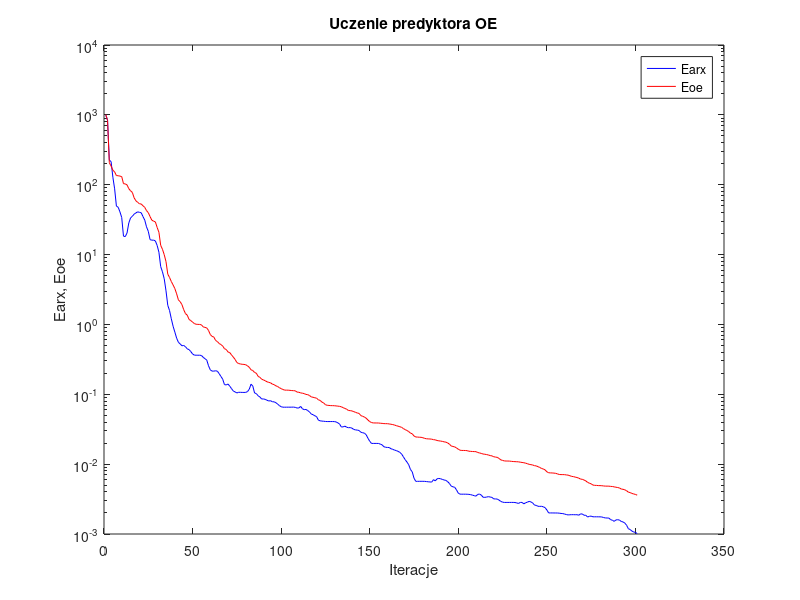
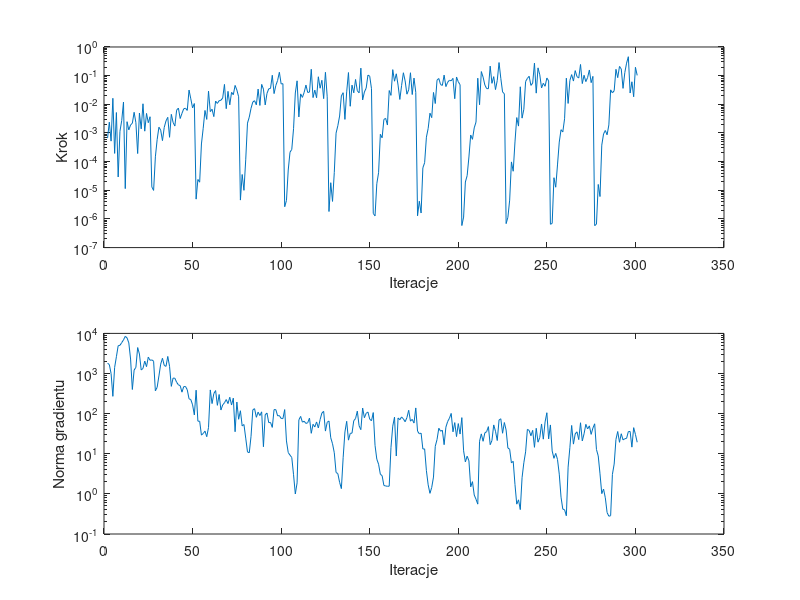

Write MATLAB code to recreate these figures, in order.
%uczenie predyktora oe
clear all;
n=0; farx(n+1)=9.937219e+002; foe(n+1)=1.009688e+003; wspucz(n+1)=0.000000e+000; ng(n+1)=0.000000e+000;
%odnowa zmiennej metryki
n=1; farx(n+1)=8.441085e+002; foe(n+1)=8.328775e+002; krok(n+1)=6.603743e-004; ng(n+1)=1.811685e+003;
n=2; farx(n+1)=2.250480e+002; foe(n+1)=2.064301e+002; krok(n+1)=2.380740e-003; ng(n+1)=1.669693e+003;
n=3; farx(n+1)=2.143963e+002; foe(n+1)=1.848720e+002; krok(n+1)=5.188110e-004; ng(n+1)=9.968890e+002;
n=4; farx(n+1)=1.282530e+002; foe(n+1)=1.615334e+002; krok(n+1)=1.622219e-002; ng(n+1)=2.700245e+002;
n=5; farx(n+1)=8.732572e+001; foe(n+1)=1.527001e+002; krok(n+1)=1.935432e-004; ng(n+1)=1.420603e+003;
n=6; farx(n+1)=4.942945e+001; foe(n+1)=1.350689e+002; krok(n+1)=5.162776e-003; ng(n+1)=2.623456e+003;
n=7; farx(n+1)=4.761222e+001; foe(n+1)=1.345635e+002; krok(n+1)=2.911585e-005; ng(n+1)=4.931625e+003;
n=8; farx(n+1)=4.089135e+001; foe(n+1)=1.328051e+002; krok(n+1)=1.140915e-003; ng(n+1)=5.034799e+003;
n=9; farx(n+1)=3.394142e+001; foe(n+1)=1.307232e+002; krok(n+1)=2.701093e-003; ng(n+1)=5.883050e+003;
n=10; farx(n+1)=1.835821e+001; foe(n+1)=1.034397e+002; krok(n+1)=1.199953e-002; ng(n+1)=6.891147e+003;
n=11; farx(n+1)=1.807452e+001; foe(n+1)=1.028017e+002; krok(n+1)=1.142512e-005; ng(n+1)=8.438484e+003;
n=12; farx(n+1)=2.038132e+001; foe(n+1)=9.945066e+001; krok(n+1)=2.472310e-003; ng(n+1)=7.747745e+003;
n=13; farx(n+1)=2.834682e+001; foe(n+1)=8.772831e+001; krok(n+1)=1.279942e-003; ng(n+1)=5.809043e+003;
n=14; farx(n+1)=3.350909e+001; foe(n+1)=8.173285e+001; krok(n+1)=1.899828e-003; ng(n+1)=2.299072e+003;
n=15; farx(n+1)=3.532051e+001; foe(n+1)=7.760751e+001; krok(n+1)=2.187783e-003; ng(n+1)=3.995632e+002;
n=16; farx(n+1)=3.789782e+001; foe(n+1)=6.499675e+001; krok(n+1)=5.269205e-003; ng(n+1)=1.216247e+003;
n=17; farx(n+1)=3.949008e+001; foe(n+1)=5.888323e+001; krok(n+1)=2.281831e-003; ng(n+1)=1.425553e+003;
n=18; farx(n+1)=4.089494e+001; foe(n+1)=5.597633e+001; krok(n+1)=1.915864e-004; ng(n+1)=4.435696e+003;
n=19; farx(n+1)=4.022860e+001; foe(n+1)=5.338217e+001; krok(n+1)=4.964322e-003; ng(n+1)=3.060717e+003;
n=20; farx(n+1)=3.969975e+001; foe(n+1)=5.298697e+001; krok(n+1)=1.389400e-003; ng(n+1)=1.225292e+003;
n=21; farx(n+1)=3.501462e+001; foe(n+1)=4.999390e+001; krok(n+1)=1.042882e-002; ng(n+1)=1.340625e+003;
n=22; farx(n+1)=3.114538e+001; foe(n+1)=4.738334e+001; krok(n+1)=1.155113e-003; ng(n+1)=2.039252e+003;
n=23; farx(n+1)=2.495372e+001; foe(n+1)=4.259599e+001; krok(n+1)=4.809146e-003; ng(n+1)=1.481109e+003;
n=24; farx(n+1)=2.153351e+001; foe(n+1)=3.976895e+001; krok(n+1)=2.281831e-003; ng(n+1)=2.560214e+003;
n=25; farx(n+1)=1.637699e+001; foe(n+1)=3.500139e+001; krok(n+1)=3.683227e-003; ng(n+1)=2.133458e+003;
%odnowa zmiennej metryki
n=26; farx(n+1)=1.605597e+001; foe(n+1)=3.106862e+001; krok(n+1)=1.308479e-005; ng(n+1)=2.186527e+003;
n=27; farx(n+1)=1.611800e+001; foe(n+1)=3.007933e+001; krok(n+1)=9.888364e-006; ng(n+1)=2.027829e+003;
n=28; farx(n+1)=1.566514e+001; foe(n+1)=2.934279e+001; krok(n+1)=1.471357e-004; ng(n+1)=3.699662e+002;
n=29; farx(n+1)=1.353081e+001; foe(n+1)=2.446648e+001; krok(n+1)=5.861582e-004; ng(n+1)=4.523461e+002;
n=30; farx(n+1)=1.080338e+001; foe(n+1)=2.086531e+001; krok(n+1)=1.587460e-003; ng(n+1)=8.698931e+002;
n=31; farx(n+1)=6.726999e+000; foe(n+1)=1.355143e+001; krok(n+1)=1.255187e-003; ng(n+1)=1.713940e+003;
n=32; farx(n+1)=5.661469e+000; foe(n+1)=1.190097e+001; krok(n+1)=5.405350e-004; ng(n+1)=2.399085e+003;
n=33; farx(n+1)=4.499120e+000; foe(n+1)=9.963165e+000; krok(n+1)=1.561071e-003; ng(n+1)=1.597456e+003;
n=34; farx(n+1)=3.027788e+000; foe(n+1)=7.923566e+000; krok(n+1)=2.641497e-003; ng(n+1)=1.504143e+003;
n=35; farx(n+1)=1.876189e+000; foe(n+1)=5.247566e+000; krok(n+1)=3.514634e-003; ng(n+1)=2.664958e+003;
n=36; farx(n+1)=1.579828e+000; foe(n+1)=4.700234e+000; krok(n+1)=7.059341e-004; ng(n+1)=1.510570e+003;
n=37; farx(n+1)=1.203982e+000; foe(n+1)=4.113154e+000; krok(n+1)=4.464645e-003; ng(n+1)=4.783353e+002;
n=38; farx(n+1)=9.422000e-001; foe(n+1)=3.677419e+000; krok(n+1)=2.336140e-003; ng(n+1)=7.709780e+002;
n=39; farx(n+1)=7.756006e-001; foe(n+1)=3.257425e+000; krok(n+1)=1.742611e-003; ng(n+1)=7.607802e+002;
n=40; farx(n+1)=6.364058e-001; foe(n+1)=2.744137e+000; krok(n+1)=6.255325e-003; ng(n+1)=6.062596e+002;
n=41; farx(n+1)=5.548363e-001; foe(n+1)=2.246509e+000; krok(n+1)=7.385876e-003; ng(n+1)=5.214549e+002;
n=42; farx(n+1)=5.259981e-001; foe(n+1)=2.113926e+000; krok(n+1)=3.190066e-003; ng(n+1)=4.988701e+002;
n=43; farx(n+1)=4.949801e-001; foe(n+1)=1.921772e+000; krok(n+1)=4.809146e-003; ng(n+1)=3.429355e+002;
n=44; farx(n+1)=4.999243e-001; foe(n+1)=1.625249e+000; krok(n+1)=6.970444e-003; ng(n+1)=4.704425e+002;
n=45; farx(n+1)=4.794186e-001; foe(n+1)=1.427249e+000; krok(n+1)=7.314625e-003; ng(n+1)=4.747580e+002;
n=46; farx(n+1)=4.470840e-001; foe(n+1)=1.357833e+000; krok(n+1)=6.118798e-003; ng(n+1)=3.942406e+002;
n=47; farx(n+1)=4.359662e-001; foe(n+1)=1.180018e+000; krok(n+1)=3.136297e-002; ng(n+1)=2.342723e+002;
n=48; farx(n+1)=4.087786e-001; foe(n+1)=1.134020e+000; krok(n+1)=1.552269e-002; ng(n+1)=2.241612e+002;
n=49; farx(n+1)=3.775343e-001; foe(n+1)=1.078498e+000; krok(n+1)=7.496795e-003; ng(n+1)=1.660786e+002;
n=50; farx(n+1)=3.637680e-001; foe(n+1)=1.030364e+000; krok(n+1)=1.064021e-002; ng(n+1)=9.279951e+001;
%odnowa zmiennej metryki
n=51; farx(n+1)=3.625954e-001; foe(n+1)=1.005368e+000; krok(n+1)=4.910098e-006; ng(n+1)=3.841104e+002;
n=52; farx(n+1)=3.622520e-001; foe(n+1)=1.002071e+000; krok(n+1)=2.382783e-005; ng(n+1)=6.481860e+001;
n=53; farx(n+1)=3.626946e-001; foe(n+1)=9.994298e-001; krok(n+1)=1.917379e-005; ng(n+1)=6.478327e+001;
n=54; farx(n+1)=3.593040e-001; foe(n+1)=9.869689e-001; krok(n+1)=4.129769e-004; ng(n+1)=2.912803e+001;
n=55; farx(n+1)=3.381574e-001; foe(n+1)=9.227949e-001; krok(n+1)=1.460933e-003; ng(n+1)=3.193810e+001;
n=56; farx(n+1)=3.235078e-001; foe(n+1)=9.075529e-001; krok(n+1)=6.100588e-003; ng(n+1)=3.672170e+001;
n=57; farx(n+1)=3.086301e-001; foe(n+1)=8.911608e-001; krok(n+1)=2.973498e-003; ng(n+1)=2.660465e+001;
n=58; farx(n+1)=2.560857e-001; foe(n+1)=8.204201e-001; krok(n+1)=2.876670e-002; ng(n+1)=4.522634e+001;
n=59; farx(n+1)=2.240235e-001; foe(n+1)=7.174498e-001; krok(n+1)=5.548179e-003; ng(n+1)=3.898172e+002;
n=60; farx(n+1)=2.146427e-001; foe(n+1)=6.741482e-001; krok(n+1)=6.727259e-003; ng(n+1)=1.781086e+002;
n=61; farx(n+1)=2.145416e-001; foe(n+1)=6.598171e-001; krok(n+1)=3.715831e-003; ng(n+1)=3.164138e+002;
n=62; farx(n+1)=2.173088e-001; foe(n+1)=5.898458e-001; krok(n+1)=1.296098e-002; ng(n+1)=3.762146e+002;
n=63; farx(n+1)=2.141001e-001; foe(n+1)=5.683168e-001; krok(n+1)=1.071441e-002; ng(n+1)=1.611281e+002;
n=64; farx(n+1)=1.976466e-001; foe(n+1)=5.333632e-001; krok(n+1)=1.339882e-002; ng(n+1)=2.999555e+002;
n=65; farx(n+1)=1.801592e-001; foe(n+1)=5.149243e-001; krok(n+1)=1.381076e-002; ng(n+1)=1.230726e+002;
n=66; farx(n+1)=1.646749e-001; foe(n+1)=4.908511e-001; krok(n+1)=1.660195e-002; ng(n+1)=1.647638e+002;
n=67; farx(n+1)=1.376479e-001; foe(n+1)=4.492772e-001; krok(n+1)=4.953895e-002; ng(n+1)=1.868081e+002;
n=68; farx(n+1)=1.361426e-001; foe(n+1)=4.382743e-001; krok(n+1)=7.029269e-003; ng(n+1)=2.241032e+002;
n=69; farx(n+1)=1.401796e-001; foe(n+1)=4.033223e-001; krok(n+1)=2.835564e-002; ng(n+1)=1.778306e+002;
n=70; farx(n+1)=1.306218e-001; foe(n+1)=3.949703e-001; krok(n+1)=9.581923e-003; ng(n+1)=2.562350e+002;
n=71; farx(n+1)=1.203837e-001; foe(n+1)=3.657926e-001; krok(n+1)=2.617232e-002; ng(n+1)=1.639865e+002;
n=72; farx(n+1)=1.113360e-001; foe(n+1)=3.405431e-001; krok(n+1)=2.160874e-002; ng(n+1)=2.434737e+002;
n=73; farx(n+1)=1.081371e-001; foe(n+1)=3.156350e-001; krok(n+1)=4.559356e-002; ng(n+1)=3.541310e+001;
n=74; farx(n+1)=1.045050e-001; foe(n+1)=2.849870e-001; krok(n+1)=3.153338e-002; ng(n+1)=1.944734e+002;
n=75; farx(n+1)=1.067713e-001; foe(n+1)=2.754224e-001; krok(n+1)=1.831590e-002; ng(n+1)=7.240027e+001;
%odnowa zmiennej metryki
n=76; farx(n+1)=1.066715e-001; foe(n+1)=2.717756e-001; krok(n+1)=4.549321e-006; ng(n+1)=1.181316e+002;
n=77; farx(n+1)=1.064269e-001; foe(n+1)=2.687631e-001; krok(n+1)=3.555039e-005; ng(n+1)=4.936969e+001;
n=78; farx(n+1)=1.062952e-001; foe(n+1)=2.677520e-001; krok(n+1)=9.952471e-006; ng(n+1)=5.361552e+001;
n=79; farx(n+1)=1.065288e-001; foe(n+1)=2.648134e-001; krok(n+1)=1.154043e-004; ng(n+1)=2.459270e+001;
n=80; farx(n+1)=1.091976e-001; foe(n+1)=2.556778e-001; krok(n+1)=2.209886e-003; ng(n+1)=1.112450e+001;
n=81; farx(n+1)=1.182267e-001; foe(n+1)=2.435127e-001; krok(n+1)=3.559503e-003; ng(n+1)=1.057057e+001;
n=82; farx(n+1)=1.395455e-001; foe(n+1)=2.242320e-001; krok(n+1)=7.251821e-003; ng(n+1)=2.726931e+001;
n=83; farx(n+1)=1.309886e-001; foe(n+1)=2.187981e-001; krok(n+1)=1.199953e-002; ng(n+1)=1.243654e+002;
n=84; farx(n+1)=1.043907e-001; foe(n+1)=2.054253e-001; krok(n+1)=1.336226e-002; ng(n+1)=1.330686e+002;
n=85; farx(n+1)=1.022430e-001; foe(n+1)=2.001893e-001; krok(n+1)=9.576149e-003; ng(n+1)=8.108503e+001;
n=86; farx(n+1)=9.524871e-002; foe(n+1)=1.803943e-001; krok(n+1)=3.397782e-002; ng(n+1)=1.088797e+002;
n=87; farx(n+1)=9.145403e-002; foe(n+1)=1.748736e-001; krok(n+1)=9.127324e-003; ng(n+1)=8.953927e+001;
n=88; farx(n+1)=8.563868e-002; foe(n+1)=1.645071e-001; krok(n+1)=4.953895e-002; ng(n+1)=1.108325e+002;
n=89; farx(n+1)=8.587964e-002; foe(n+1)=1.605342e-001; krok(n+1)=3.388472e-002; ng(n+1)=1.498328e+001;
n=90; farx(n+1)=8.452707e-002; foe(n+1)=1.562647e-001; krok(n+1)=9.513276e-003; ng(n+1)=9.375510e+001;
n=91; farx(n+1)=8.223899e-002; foe(n+1)=1.511928e-001; krok(n+1)=2.392681e-002; ng(n+1)=1.034717e+002;
n=92; farx(n+1)=8.012706e-002; foe(n+1)=1.479796e-001; krok(n+1)=3.481722e-002; ng(n+1)=5.961867e+001;
n=93; farx(n+1)=8.103973e-002; foe(n+1)=1.460488e-001; krok(n+1)=3.579522e-002; ng(n+1)=6.029075e+001;
n=94; farx(n+1)=7.815912e-002; foe(n+1)=1.399890e-001; krok(n+1)=1.031518e-001; ng(n+1)=4.541426e+001;
n=95; farx(n+1)=7.803634e-002; foe(n+1)=1.374563e-001; krok(n+1)=2.362755e-002; ng(n+1)=1.261113e+002;
n=96; farx(n+1)=7.589284e-002; foe(n+1)=1.322784e-001; krok(n+1)=4.544795e-002; ng(n+1)=1.257151e+002;
n=97; farx(n+1)=7.237101e-002; foe(n+1)=1.292580e-001; krok(n+1)=6.813219e-002; ng(n+1)=8.810921e+001;
n=98; farx(n+1)=6.893817e-002; foe(n+1)=1.243617e-001; krok(n+1)=1.312690e-001; ng(n+1)=8.946054e+001;
n=99; farx(n+1)=6.634848e-002; foe(n+1)=1.204821e-001; krok(n+1)=5.122362e-002; ng(n+1)=7.590964e+001;
n=100; farx(n+1)=6.535480e-002; foe(n+1)=1.171665e-001; krok(n+1)=5.258261e-002; ng(n+1)=7.514463e+001;
%odnowa zmiennej metryki
n=101; farx(n+1)=6.534833e-002; foe(n+1)=1.147164e-001; krok(n+1)=2.669404e-006; ng(n+1)=1.263421e+002;
n=102; farx(n+1)=6.536519e-002; foe(n+1)=1.146472e-001; krok(n+1)=4.399592e-006; ng(n+1)=2.086749e+001;
n=103; farx(n+1)=6.540496e-002; foe(n+1)=1.144882e-001; krok(n+1)=5.090921e-005; ng(n+1)=1.069858e+001;
n=104; farx(n+1)=6.539224e-002; foe(n+1)=1.138310e-001; krok(n+1)=2.130969e-004; ng(n+1)=9.244355e+000;
n=105; farx(n+1)=6.541963e-002; foe(n+1)=1.130957e-001; krok(n+1)=2.666638e-004; ng(n+1)=8.072013e+000;
n=106; farx(n+1)=6.558109e-002; foe(n+1)=1.126626e-001; krok(n+1)=1.409080e-003; ng(n+1)=2.998912e+000;
n=107; farx(n+1)=6.493700e-002; foe(n+1)=1.120955e-001; krok(n+1)=2.486715e-002; ng(n+1)=9.950641e-001;
n=108; farx(n+1)=6.353242e-002; foe(n+1)=1.074993e-001; krok(n+1)=6.589702e-002; ng(n+1)=1.880336e+000;
n=109; farx(n+1)=6.376533e-002; foe(n+1)=1.069549e-001; krok(n+1)=3.625910e-003; ng(n+1)=7.000010e+001;
n=110; farx(n+1)=6.705123e-002; foe(n+1)=1.046797e-001; krok(n+1)=2.308292e-002; ng(n+1)=8.534188e+001;
n=111; farx(n+1)=6.220322e-002; foe(n+1)=1.036893e-001; krok(n+1)=1.740861e-002; ng(n+1)=6.137686e+001;
n=112; farx(n+1)=6.017888e-002; foe(n+1)=1.022381e-001; krok(n+1)=2.617232e-002; ng(n+1)=6.466302e+001;
n=113; farx(n+1)=6.071821e-002; foe(n+1)=9.960066e-002; krok(n+1)=4.686838e-002; ng(n+1)=5.691435e+001;
n=114; farx(n+1)=5.847589e-002; foe(n+1)=9.879774e-002; krok(n+1)=2.580064e-002; ng(n+1)=5.950049e+001;
n=115; farx(n+1)=5.590971e-002; foe(n+1)=9.604421e-002; krok(n+1)=2.667694e-002; ng(n+1)=7.729625e+001;
n=116; farx(n+1)=5.216195e-002; foe(n+1)=9.177895e-002; krok(n+1)=1.670230e-001; ng(n+1)=3.234778e+001;
n=117; farx(n+1)=5.104027e-002; foe(n+1)=9.065352e-002; krok(n+1)=1.715934e-002; ng(n+1)=5.424147e+001;
n=118; farx(n+1)=4.924933e-002; foe(n+1)=8.918774e-002; krok(n+1)=3.120433e-002; ng(n+1)=4.671261e+001;
n=119; farx(n+1)=4.794236e-002; foe(n+1)=8.806729e-002; krok(n+1)=1.694236e-002; ng(n+1)=6.208090e+001;
n=120; farx(n+1)=4.265082e-002; foe(n+1)=8.335824e-002; krok(n+1)=9.137743e-002; ng(n+1)=4.397562e+001;
n=121; farx(n+1)=4.171351e-002; foe(n+1)=8.177183e-002; krok(n+1)=3.640360e-002; ng(n+1)=7.124111e+001;
n=122; farx(n+1)=4.131650e-002; foe(n+1)=7.735986e-002; krok(n+1)=6.900644e-002; ng(n+1)=1.034868e+002;
n=123; farx(n+1)=4.114127e-002; foe(n+1)=7.512261e-002; krok(n+1)=1.576669e-002; ng(n+1)=1.140784e+002;
n=124; farx(n+1)=4.083715e-002; foe(n+1)=7.096138e-002; krok(n+1)=1.307960e-001; ng(n+1)=3.675714e+001;
n=125; farx(n+1)=4.071208e-002; foe(n+1)=6.958800e-002; krok(n+1)=1.820180e-002; ng(n+1)=6.101783e+001;
%odnowa zmiennej metryki
n=126; farx(n+1)=4.070518e-002; foe(n+1)=6.926221e-002; krok(n+1)=1.816358e-006; ng(n+1)=6.550779e+001;
n=127; farx(n+1)=4.072293e-002; foe(n+1)=6.884222e-002; krok(n+1)=1.835442e-005; ng(n+1)=2.501464e+001;
n=128; farx(n+1)=4.072862e-002; foe(n+1)=6.880414e-002; krok(n+1)=4.089383e-006; ng(n+1)=1.776007e+001;
n=129; farx(n+1)=4.068070e-002; foe(n+1)=6.859820e-002; krok(n+1)=4.185317e-005; ng(n+1)=1.058810e+001;
n=130; farx(n+1)=4.023276e-002; foe(n+1)=6.820449e-002; krok(n+1)=9.854180e-004; ng(n+1)=3.413733e+000;
n=131; farx(n+1)=3.905265e-002; foe(n+1)=6.766802e-002; krok(n+1)=1.790920e-003; ng(n+1)=3.203349e+000;
n=132; farx(n+1)=3.744885e-002; foe(n+1)=6.718774e-002; krok(n+1)=3.890421e-003; ng(n+1)=1.943120e+000;
n=133; farx(n+1)=3.397187e-002; foe(n+1)=6.620952e-002; krok(n+1)=1.966568e-002; ng(n+1)=1.353283e+000;
n=134; farx(n+1)=3.421503e-002; foe(n+1)=6.434530e-002; krok(n+1)=2.539936e-002; ng(n+1)=7.975831e+000;
n=135; farx(n+1)=3.499207e-002; foe(n+1)=6.266285e-002; krok(n+1)=2.972972e-003; ng(n+1)=3.484122e+001;
n=136; farx(n+1)=3.376303e-002; foe(n+1)=6.116014e-002; krok(n+1)=2.720095e-002; ng(n+1)=6.443841e+001;
n=137; farx(n+1)=3.321877e-002; foe(n+1)=5.857135e-002; krok(n+1)=1.283701e-001; ng(n+1)=2.185409e+001;
n=138; farx(n+1)=3.340933e-002; foe(n+1)=5.836237e-002; krok(n+1)=8.542474e-003; ng(n+1)=3.218736e+001;
n=139; farx(n+1)=3.269552e-002; foe(n+1)=5.774170e-002; krok(n+1)=4.663645e-002; ng(n+1)=3.269535e+001;
n=140; farx(n+1)=3.139558e-002; foe(n+1)=5.648395e-002; krok(n+1)=2.512560e-002; ng(n+1)=6.694304e+001;
n=141; farx(n+1)=3.093988e-002; foe(n+1)=5.512714e-002; krok(n+1)=7.370577e-002; ng(n+1)=7.533259e+001;
n=142; farx(n+1)=3.070624e-002; foe(n+1)=5.398533e-002; krok(n+1)=2.965791e-002; ng(n+1)=1.156091e+002;
n=143; farx(n+1)=3.030710e-002; foe(n+1)=5.324136e-002; krok(n+1)=2.508493e-002; ng(n+1)=4.977840e+001;
n=144; farx(n+1)=2.863671e-002; foe(n+1)=4.949110e-002; krok(n+1)=1.827549e-001; ng(n+1)=3.989575e+001;
n=145; farx(n+1)=2.819127e-002; foe(n+1)=4.843854e-002; krok(n+1)=1.417782e-002; ng(n+1)=1.379209e+002;
n=146; farx(n+1)=2.774709e-002; foe(n+1)=4.725932e-002; krok(n+1)=2.690904e-002; ng(n+1)=7.914811e+001;
n=147; farx(n+1)=2.636935e-002; foe(n+1)=4.544228e-002; krok(n+1)=3.669314e-002; ng(n+1)=1.020923e+002;
n=148; farx(n+1)=2.346467e-002; foe(n+1)=4.280022e-002; krok(n+1)=1.044603e-001; ng(n+1)=1.096009e+002;
n=149; farx(n+1)=2.130369e-002; foe(n+1)=4.064445e-002; krok(n+1)=9.547529e-002; ng(n+1)=7.290656e+001;
n=150; farx(n+1)=1.978971e-002; foe(n+1)=3.942577e-002; krok(n+1)=3.500452e-002; ng(n+1)=6.641145e+001;
%odnowa zmiennej metryki
n=151; farx(n+1)=1.980245e-002; foe(n+1)=3.889522e-002; krok(n+1)=1.558158e-006; ng(n+1)=1.063067e+002;
n=152; farx(n+1)=1.980261e-002; foe(n+1)=3.888107e-002; krok(n+1)=1.276142e-006; ng(n+1)=1.619927e+001;
n=153; farx(n+1)=1.980118e-002; foe(n+1)=3.884609e-002; krok(n+1)=1.689172e-005; ng(n+1)=7.332527e+000;
n=154; farx(n+1)=1.977855e-002; foe(n+1)=3.881175e-002; krok(n+1)=4.095955e-005; ng(n+1)=5.496290e+000;
n=155; farx(n+1)=1.931682e-002; foe(n+1)=3.851407e-002; krok(n+1)=8.989595e-004; ng(n+1)=3.088945e+000;
n=156; farx(n+1)=1.888565e-002; foe(n+1)=3.833708e-002; krok(n+1)=6.791933e-004; ng(n+1)=2.839464e+000;
n=157; farx(n+1)=1.774895e-002; foe(n+1)=3.804896e-002; krok(n+1)=2.972972e-003; ng(n+1)=1.621728e+000;
n=158; farx(n+1)=1.743405e-002; foe(n+1)=3.797478e-002; krok(n+1)=3.225080e-003; ng(n+1)=1.575065e+000;
n=159; farx(n+1)=1.733937e-002; foe(n+1)=3.794094e-002; krok(n+1)=1.889589e-003; ng(n+1)=1.546352e+000;
n=160; farx(n+1)=1.729936e-002; foe(n+1)=3.763048e-002; krok(n+1)=3.023343e-002; ng(n+1)=1.554341e+000;
n=161; farx(n+1)=1.661262e-002; foe(n+1)=3.724869e-002; krok(n+1)=2.047906e-002; ng(n+1)=1.443976e+001;
n=162; farx(n+1)=1.630246e-002; foe(n+1)=3.687046e-002; krok(n+1)=1.619492e-001; ng(n+1)=4.883025e+001;
n=163; farx(n+1)=1.589229e-002; foe(n+1)=3.627560e-002; krok(n+1)=6.394768e-002; ng(n+1)=8.162748e+001;
n=164; farx(n+1)=1.563147e-002; foe(n+1)=3.554202e-002; krok(n+1)=1.160291e-001; ng(n+1)=8.789492e+000;
n=165; farx(n+1)=1.525071e-002; foe(n+1)=3.497675e-002; krok(n+1)=4.681906e-002; ng(n+1)=7.797660e+001;
n=166; farx(n+1)=1.474594e-002; foe(n+1)=3.433306e-002; krok(n+1)=1.477175e-002; ng(n+1)=7.051758e+001;
n=167; farx(n+1)=1.396897e-002; foe(n+1)=3.363967e-002; krok(n+1)=4.568872e-002; ng(n+1)=8.270588e+001;
n=168; farx(n+1)=1.274696e-002; foe(n+1)=3.231706e-002; krok(n+1)=1.261335e-001; ng(n+1)=7.392342e+001;
n=169; farx(n+1)=1.159847e-002; foe(n+1)=3.123905e-002; krok(n+1)=6.524238e-002; ng(n+1)=6.277044e+001;
n=170; farx(n+1)=1.073331e-002; foe(n+1)=3.031022e-002; krok(n+1)=2.254943e-002; ng(n+1)=7.971581e+001;
n=171; farx(n+1)=9.818114e-003; foe(n+1)=2.927619e-002; krok(n+1)=3.196395e-002; ng(n+1)=1.213008e+002;
n=172; farx(n+1)=8.392562e-003; foe(n+1)=2.781747e-002; krok(n+1)=1.261335e-001; ng(n+1)=6.492387e+001;
n=173; farx(n+1)=7.765406e-003; foe(n+1)=2.718440e-002; krok(n+1)=2.191235e-002; ng(n+1)=7.196061e+001;
n=174; farx(n+1)=6.288452e-003; foe(n+1)=2.532412e-002; krok(n+1)=8.222485e-002; ng(n+1)=5.820622e+001;
n=175; farx(n+1)=5.674475e-003; foe(n+1)=2.447095e-002; krok(n+1)=2.610023e-002; ng(n+1)=1.387779e+002;
%odnowa zmiennej metryki
n=176; farx(n+1)=5.675593e-003; foe(n+1)=2.441229e-002; krok(n+1)=1.286449e-006; ng(n+1)=3.660832e+001;
n=177; farx(n+1)=5.677779e-003; foe(n+1)=2.427305e-002; krok(n+1)=4.158459e-006; ng(n+1)=3.141004e+001;
n=178; farx(n+1)=5.679607e-003; foe(n+1)=2.422202e-002; krok(n+1)=1.609860e-006; ng(n+1)=3.268916e+001;
n=179; farx(n+1)=5.677473e-003; foe(n+1)=2.388870e-002; krok(n+1)=6.094597e-005; ng(n+1)=1.313915e+001;
n=180; farx(n+1)=5.670201e-003; foe(n+1)=2.338566e-002; krok(n+1)=9.144347e-005; ng(n+1)=1.322262e+001;
n=181; farx(n+1)=5.633141e-003; foe(n+1)=2.309712e-002; krok(n+1)=7.138862e-004; ng(n+1)=3.786347e+000;
n=182; farx(n+1)=5.591433e-003; foe(n+1)=2.298446e-002; krok(n+1)=1.441974e-003; ng(n+1)=1.678729e+000;
n=183; farx(n+1)=5.563547e-003; foe(n+1)=2.292139e-002; krok(n+1)=4.896932e-003; ng(n+1)=1.031707e+000;
n=184; farx(n+1)=5.534577e-003; foe(n+1)=2.277670e-002; krok(n+1)=3.427028e-003; ng(n+1)=1.446671e+000;
n=185; farx(n+1)=6.001123e-003; foe(n+1)=2.240682e-002; krok(n+1)=2.592196e-002; ng(n+1)=2.625502e+000;
n=186; farx(n+1)=5.755918e-003; foe(n+1)=2.229296e-002; krok(n+1)=1.064021e-002; ng(n+1)=1.533186e+001;
n=187; farx(n+1)=6.163970e-003; foe(n+1)=2.181042e-002; krok(n+1)=6.963444e-002; ng(n+1)=2.258700e+001;
n=188; farx(n+1)=6.243914e-003; foe(n+1)=2.157281e-002; krok(n+1)=7.959957e-002; ng(n+1)=4.325861e+001;
n=189; farx(n+1)=6.186243e-003; foe(n+1)=2.140267e-002; krok(n+1)=4.880471e-002; ng(n+1)=3.649090e+001;
n=190; farx(n+1)=6.041940e-003; foe(n+1)=2.116913e-002; krok(n+1)=4.560093e-002; ng(n+1)=3.857322e+001;
n=191; farx(n+1)=5.933998e-003; foe(n+1)=2.086120e-002; krok(n+1)=1.044257e-001; ng(n+1)=1.683397e+001;
n=192; farx(n+1)=5.851695e-003; foe(n+1)=2.064126e-002; krok(n+1)=4.149438e-002; ng(n+1)=4.602248e+001;
n=193; farx(n+1)=5.611755e-003; foe(n+1)=2.011979e-002; krok(n+1)=5.873647e-002; ng(n+1)=6.365270e+001;
n=194; farx(n+1)=5.286412e-003; foe(n+1)=1.933278e-002; krok(n+1)=6.907323e-002; ng(n+1)=7.681921e+001;
n=195; farx(n+1)=4.853746e-003; foe(n+1)=1.820665e-002; krok(n+1)=6.602029e-002; ng(n+1)=1.012640e+002;
n=196; farx(n+1)=4.737876e-003; foe(n+1)=1.790566e-002; krok(n+1)=8.035313e-002; ng(n+1)=3.523176e+001;
n=197; farx(n+1)=4.656993e-003; foe(n+1)=1.764686e-002; krok(n+1)=1.566707e-002; ng(n+1)=5.976320e+001;
n=198; farx(n+1)=4.280586e-003; foe(n+1)=1.705414e-002; krok(n+1)=8.973318e-002; ng(n+1)=2.680612e+001;
n=199; farx(n+1)=3.837679e-003; foe(n+1)=1.635347e-002; krok(n+1)=6.101994e-002; ng(n+1)=5.653010e+001;
n=200; farx(n+1)=3.717319e-003; foe(n+1)=1.581789e-002; krok(n+1)=4.834060e-002; ng(n+1)=3.095255e+001;
%odnowa zmiennej metryki
n=201; farx(n+1)=3.715874e-003; foe(n+1)=1.570595e-002; krok(n+1)=5.878263e-007; ng(n+1)=7.950996e+001;
n=202; farx(n+1)=3.715627e-003; foe(n+1)=1.570146e-002; krok(n+1)=1.157983e-006; ng(n+1)=1.184865e+001;
n=203; farx(n+1)=3.715021e-003; foe(n+1)=1.567600e-002; krok(n+1)=1.943349e-005; ng(n+1)=6.273597e+000;
n=204; farx(n+1)=3.708879e-003; foe(n+1)=1.560304e-002; krok(n+1)=3.242569e-005; ng(n+1)=8.694016e+000;
n=205; farx(n+1)=3.692610e-003; foe(n+1)=1.529984e-002; krok(n+1)=1.451493e-004; ng(n+1)=6.683028e+000;
n=206; farx(n+1)=3.658953e-003; foe(n+1)=1.524443e-002; krok(n+1)=8.500296e-004; ng(n+1)=1.498952e+000;
n=207; farx(n+1)=3.599194e-003; foe(n+1)=1.517472e-002; krok(n+1)=6.000453e-004; ng(n+1)=2.018172e+000;
n=208; farx(n+1)=3.536773e-003; foe(n+1)=1.512637e-002; krok(n+1)=1.505777e-003; ng(n+1)=9.376907e-001;
n=209; farx(n+1)=3.483774e-003; foe(n+1)=1.509231e-002; krok(n+1)=2.391214e-003; ng(n+1)=7.349015e-001;
n=210; farx(n+1)=3.693601e-003; foe(n+1)=1.466953e-002; krok(n+1)=8.139610e-002; ng(n+1)=5.554713e-001;
n=211; farx(n+1)=3.729327e-003; foe(n+1)=1.447123e-002; krok(n+1)=9.661282e-003; ng(n+1)=2.051422e+001;
n=212; farx(n+1)=3.605736e-003; foe(n+1)=1.422802e-002; krok(n+1)=1.389210e-001; ng(n+1)=3.128493e+001;
n=213; farx(n+1)=3.356109e-003; foe(n+1)=1.396224e-002; krok(n+1)=8.877087e-002; ng(n+1)=2.046966e+001;
n=214; farx(n+1)=3.347794e-003; foe(n+1)=1.385214e-002; krok(n+1)=4.715694e-002; ng(n+1)=3.327388e+001;
n=215; farx(n+1)=3.379720e-003; foe(n+1)=1.371127e-002; krok(n+1)=3.535818e-002; ng(n+1)=3.553502e+001;
n=216; farx(n+1)=3.426857e-003; foe(n+1)=1.352108e-002; krok(n+1)=3.497807e-002; ng(n+1)=4.743052e+001;
n=217; farx(n+1)=3.382499e-003; foe(n+1)=1.326052e-002; krok(n+1)=2.150019e-001; ng(n+1)=1.683731e+001;
n=218; farx(n+1)=3.341990e-003; foe(n+1)=1.313223e-002; krok(n+1)=5.397089e-002; ng(n+1)=2.141624e+001;
n=219; farx(n+1)=3.182783e-003; foe(n+1)=1.277979e-002; krok(n+1)=9.233170e-002; ng(n+1)=5.234429e+001;
n=220; farx(n+1)=3.178152e-003; foe(n+1)=1.261361e-002; krok(n+1)=3.266584e-002; ng(n+1)=3.643561e+001;
n=221; farx(n+1)=3.162215e-003; foe(n+1)=1.250950e-002; krok(n+1)=6.795565e-002; ng(n+1)=2.137075e+001;
n=222; farx(n+1)=3.057201e-003; foe(n+1)=1.206942e-002; krok(n+1)=2.863617e-001; ng(n+1)=6.931677e+001;
n=223; farx(n+1)=2.930252e-003; foe(n+1)=1.150931e-002; krok(n+1)=8.044705e-002; ng(n+1)=7.451427e+001;
n=224; farx(n+1)=2.858199e-003; foe(n+1)=1.131169e-002; krok(n+1)=2.700825e-002; ng(n+1)=3.245499e+001;
n=225; farx(n+1)=2.831225e-003; foe(n+1)=1.112494e-002; krok(n+1)=2.331518e-002; ng(n+1)=6.006032e+001;
%odnowa zmiennej metryki
n=226; farx(n+1)=2.831326e-003; foe(n+1)=1.108346e-002; krok(n+1)=6.865390e-007; ng(n+1)=3.891602e+001;
n=227; farx(n+1)=2.831801e-003; foe(n+1)=1.107607e-002; krok(n+1)=1.138748e-006; ng(n+1)=1.391445e+001;
n=228; farx(n+1)=2.832800e-003; foe(n+1)=1.105541e-002; krok(n+1)=4.535915e-006; ng(n+1)=1.295188e+001;
n=229; farx(n+1)=2.833640e-003; foe(n+1)=1.096305e-002; krok(n+1)=9.773946e-005; ng(n+1)=5.918725e+000;
n=230; farx(n+1)=2.831909e-003; foe(n+1)=1.090382e-002; krok(n+1)=4.614756e-005; ng(n+1)=6.478988e+000;
n=231; farx(n+1)=2.825418e-003; foe(n+1)=1.086107e-002; krok(n+1)=4.863834e-004; ng(n+1)=1.714016e+000;
n=232; farx(n+1)=2.786098e-003; foe(n+1)=1.082860e-002; krok(n+1)=3.442371e-003; ng(n+1)=5.548753e-001;
n=233; farx(n+1)=2.738305e-003; foe(n+1)=1.079476e-002; krok(n+1)=1.736904e-003; ng(n+1)=7.107841e-001;
n=234; farx(n+1)=2.833411e-003; foe(n+1)=1.066809e-002; krok(n+1)=4.086147e-002; ng(n+1)=4.057907e-001;
n=235; farx(n+1)=2.831786e-003; foe(n+1)=1.057187e-002; krok(n+1)=3.291607e-003; ng(n+1)=2.531479e+000;
n=236; farx(n+1)=2.701062e-003; foe(n+1)=1.048177e-002; krok(n+1)=6.699412e-003; ng(n+1)=5.959878e+000;
n=237; farx(n+1)=2.800473e-003; foe(n+1)=1.032426e-002; krok(n+1)=6.257219e-002; ng(n+1)=1.113913e+001;
n=238; farx(n+1)=2.855388e-003; foe(n+1)=1.015238e-002; krok(n+1)=8.000730e-002; ng(n+1)=4.052368e+001;
n=239; farx(n+1)=2.932085e-003; foe(n+1)=9.938009e-003; krok(n+1)=9.515193e-002; ng(n+1)=3.828524e+001;
n=240; farx(n+1)=2.878000e-003; foe(n+1)=9.834533e-003; krok(n+1)=4.568872e-002; ng(n+1)=2.812677e+001;
n=241; farx(n+1)=2.783973e-003; foe(n+1)=9.724289e-003; krok(n+1)=5.536470e-002; ng(n+1)=3.833249e+001;
n=242; farx(n+1)=2.597452e-003; foe(n+1)=9.506969e-003; krok(n+1)=2.733592e-001; ng(n+1)=1.447592e+001;
n=243; farx(n+1)=2.566146e-003; foe(n+1)=9.441744e-003; krok(n+1)=2.452306e-002; ng(n+1)=4.314693e+001;
n=244; farx(n+1)=2.494369e-003; foe(n+1)=9.199564e-003; krok(n+1)=1.869994e-001; ng(n+1)=1.944513e+001;
n=245; farx(n+1)=2.486148e-003; foe(n+1)=8.971790e-003; krok(n+1)=1.072012e-001; ng(n+1)=2.543457e+001;
n=246; farx(n+1)=2.493912e-003; foe(n+1)=8.665380e-003; krok(n+1)=3.715822e-002; ng(n+1)=5.526055e+001;
n=247; farx(n+1)=2.451050e-003; foe(n+1)=8.526039e-003; krok(n+1)=5.421512e-002; ng(n+1)=2.311642e+001;
n=248; farx(n+1)=2.383470e-003; foe(n+1)=8.275543e-003; krok(n+1)=4.256083e-002; ng(n+1)=6.226462e+001;
n=249; farx(n+1)=2.207112e-003; foe(n+1)=7.773185e-003; krok(n+1)=8.277891e-002; ng(n+1)=1.052952e+002;
n=250; farx(n+1)=2.003212e-003; foe(n+1)=7.539219e-003; krok(n+1)=6.561970e-002; ng(n+1)=2.344527e+001;
%odnowa zmiennej metryki
n=251; farx(n+1)=2.002740e-003; foe(n+1)=7.489064e-003; krok(n+1)=6.502360e-007; ng(n+1)=5.228831e+001;
n=252; farx(n+1)=2.002592e-003; foe(n+1)=7.485878e-003; krok(n+1)=7.009401e-007; ng(n+1)=1.175969e+001;
n=253; farx(n+1)=2.000307e-003; foe(n+1)=7.436162e-003; krok(n+1)=2.745808e-005; ng(n+1)=7.696551e+000;
n=254; farx(n+1)=1.999505e-003; foe(n+1)=7.395540e-003; krok(n+1)=1.278257e-005; ng(n+1)=1.021038e+001;
n=255; farx(n+1)=1.997617e-003; foe(n+1)=7.248208e-003; krok(n+1)=7.657893e-005; ng(n+1)=7.236380e+000;
n=256; farx(n+1)=1.987416e-003; foe(n+1)=7.112548e-003; krok(n+1)=4.807698e-004; ng(n+1)=3.102855e+000;
n=257; farx(n+1)=1.969028e-003; foe(n+1)=7.088844e-003; krok(n+1)=1.300439e-003; ng(n+1)=8.269613e-001;
n=258; farx(n+1)=1.960269e-003; foe(n+1)=7.084540e-003; krok(n+1)=1.084015e-003; ng(n+1)=4.167211e-001;
n=259; farx(n+1)=1.929519e-003; foe(n+1)=7.074519e-003; krok(n+1)=3.128460e-003; ng(n+1)=4.021484e-001;
n=260; farx(n+1)=1.900494e-003; foe(n+1)=7.004928e-003; krok(n+1)=8.153064e-002; ng(n+1)=2.852520e-001;
n=261; farx(n+1)=1.874378e-003; foe(n+1)=6.963723e-003; krok(n+1)=1.071441e-002; ng(n+1)=4.649366e+000;
n=262; farx(n+1)=1.886522e-003; foe(n+1)=6.826213e-003; krok(n+1)=6.863735e-002; ng(n+1)=1.444837e+001;
n=263; farx(n+1)=1.890080e-003; foe(n+1)=6.677253e-003; krok(n+1)=1.088038e-001; ng(n+1)=5.077441e+001;
n=264; farx(n+1)=1.891881e-003; foe(n+1)=6.632177e-003; krok(n+1)=6.460817e-002; ng(n+1)=1.740144e+001;
n=265; farx(n+1)=1.885277e-003; foe(n+1)=6.523812e-003; krok(n+1)=1.498842e-001; ng(n+1)=3.125553e+001;
n=266; farx(n+1)=1.891043e-003; foe(n+1)=6.435413e-003; krok(n+1)=9.228634e-002; ng(n+1)=3.524442e+001;
n=267; farx(n+1)=1.856580e-003; foe(n+1)=6.307033e-003; krok(n+1)=8.268560e-002; ng(n+1)=2.252624e+001;
n=268; farx(n+1)=1.939456e-003; foe(n+1)=6.116282e-003; krok(n+1)=2.454949e-001; ng(n+1)=5.923695e+001;
n=269; farx(n+1)=1.935145e-003; foe(n+1)=6.061758e-003; krok(n+1)=5.286105e-002; ng(n+1)=2.087676e+001;
n=270; farx(n+1)=1.855663e-003; foe(n+1)=5.923346e-003; krok(n+1)=1.031518e-001; ng(n+1)=3.146073e+001;
n=271; farx(n+1)=1.852775e-003; foe(n+1)=5.749739e-003; krok(n+1)=6.189726e-002; ng(n+1)=5.414292e+001;
n=272; farx(n+1)=1.750955e-003; foe(n+1)=5.487453e-003; krok(n+1)=8.616836e-002; ng(n+1)=4.158262e+001;
n=273; farx(n+1)=1.792064e-003; foe(n+1)=5.337230e-003; krok(n+1)=1.576475e-001; ng(n+1)=4.958076e+001;
n=274; farx(n+1)=1.803611e-003; foe(n+1)=5.227817e-003; krok(n+1)=5.695205e-002; ng(n+1)=3.043875e+001;
n=275; farx(n+1)=1.763367e-003; foe(n+1)=5.021938e-003; krok(n+1)=9.431389e-002; ng(n+1)=4.380356e+001;
%odnowa zmiennej metryki
n=276; farx(n+1)=1.763233e-003; foe(n+1)=4.969027e-003; krok(n+1)=5.832103e-007; ng(n+1)=5.581351e+001;
n=277; farx(n+1)=1.763258e-003; foe(n+1)=4.964950e-003; krok(n+1)=6.586440e-007; ng(n+1)=1.275343e+001;
n=278; farx(n+1)=1.761439e-003; foe(n+1)=4.929479e-003; krok(n+1)=1.596631e-005; ng(n+1)=8.814947e+000;
n=279; farx(n+1)=1.761121e-003; foe(n+1)=4.927496e-003; krok(n+1)=6.043919e-006; ng(n+1)=3.160964e+000;
n=280; farx(n+1)=1.753795e-003; foe(n+1)=4.913687e-003; krok(n+1)=3.764443e-004; ng(n+1)=1.013839e+000;
n=281; farx(n+1)=1.722055e-003; foe(n+1)=4.874562e-003; krok(n+1)=9.249103e-004; ng(n+1)=1.317817e+000;
n=282; farx(n+1)=1.698330e-003; foe(n+1)=4.847432e-003; krok(n+1)=1.219912e-003; ng(n+1)=7.989911e-001;
n=283; farx(n+1)=1.694754e-003; foe(n+1)=4.844705e-003; krok(n+1)=8.631728e-004; ng(n+1)=3.425682e-001;
n=284; farx(n+1)=1.690689e-003; foe(n+1)=4.841999e-003; krok(n+1)=1.908037e-003; ng(n+1)=2.776060e-001;
n=285; farx(n+1)=1.605151e-003; foe(n+1)=4.802272e-003; krok(n+1)=3.192003e-002; ng(n+1)=2.862283e-001;
n=286; farx(n+1)=1.573314e-003; foe(n+1)=4.786589e-003; krok(n+1)=2.502768e-002; ng(n+1)=3.059596e+000;
n=287; farx(n+1)=1.517669e-003; foe(n+1)=4.728279e-003; krok(n+1)=2.977641e-002; ng(n+1)=5.553041e+000;
n=288; farx(n+1)=1.589642e-003; foe(n+1)=4.674052e-003; krok(n+1)=1.664562e-001; ng(n+1)=2.273373e+001;
n=289; farx(n+1)=1.603095e-003; foe(n+1)=4.625608e-003; krok(n+1)=8.509079e-002; ng(n+1)=3.585671e+001;
n=290; farx(n+1)=1.581534e-003; foe(n+1)=4.557461e-003; krok(n+1)=2.093785e-001; ng(n+1)=1.930317e+001;
n=291; farx(n+1)=1.512543e-003; foe(n+1)=4.403893e-003; krok(n+1)=1.713887e-001; ng(n+1)=3.152329e+001;
n=292; farx(n+1)=1.487715e-003; foe(n+1)=4.364347e-003; krok(n+1)=3.598781e-002; ng(n+1)=2.217604e+001;
n=293; farx(n+1)=1.433854e-003; foe(n+1)=4.289236e-003; krok(n+1)=1.275354e-001; ng(n+1)=2.367830e+001;
n=294; farx(n+1)=1.335493e-003; foe(n+1)=4.168392e-003; krok(n+1)=2.726979e-001; ng(n+1)=2.419258e+001;
n=295; farx(n+1)=1.191749e-003; foe(n+1)=3.973548e-003; krok(n+1)=4.577617e-001; ng(n+1)=3.569860e+001;
n=296; farx(n+1)=1.159325e-003; foe(n+1)=3.916605e-003; krok(n+1)=2.476948e-002; ng(n+1)=3.599079e+001;
n=297; farx(n+1)=1.101595e-003; foe(n+1)=3.811024e-003; krok(n+1)=6.105720e-002; ng(n+1)=1.463065e+001;
n=298; farx(n+1)=1.068354e-003; foe(n+1)=3.745351e-003; krok(n+1)=1.835014e-002; ng(n+1)=4.474620e+001;
n=299; farx(n+1)=1.055576e-003; foe(n+1)=3.684343e-003; krok(n+1)=1.958016e-001; ng(n+1)=3.037610e+001;
n=300; farx(n+1)=1.013738e-003; foe(n+1)=3.599059e-003; krok(n+1)=1.020372e-001; ng(n+1)=1.936238e+001;

figure; semilogy(farx,'b'); hold on; semilogy(foe,'r'); xlabel('Iteracje'); ylabel('Earx, Eoe'); legend('Earx','Eoe'); title('Uczenie predyktora OE');
figure; subplot(2,1,1); semilogy(krok); xlabel('Iteracje'); ylabel('Krok');
subplot(2,1,2); semilogy(ng); xlabel('Iteracje'); ylabel('Norma gradientu');
Earx=farx(n+1)
Eoe=foe(n+1)
